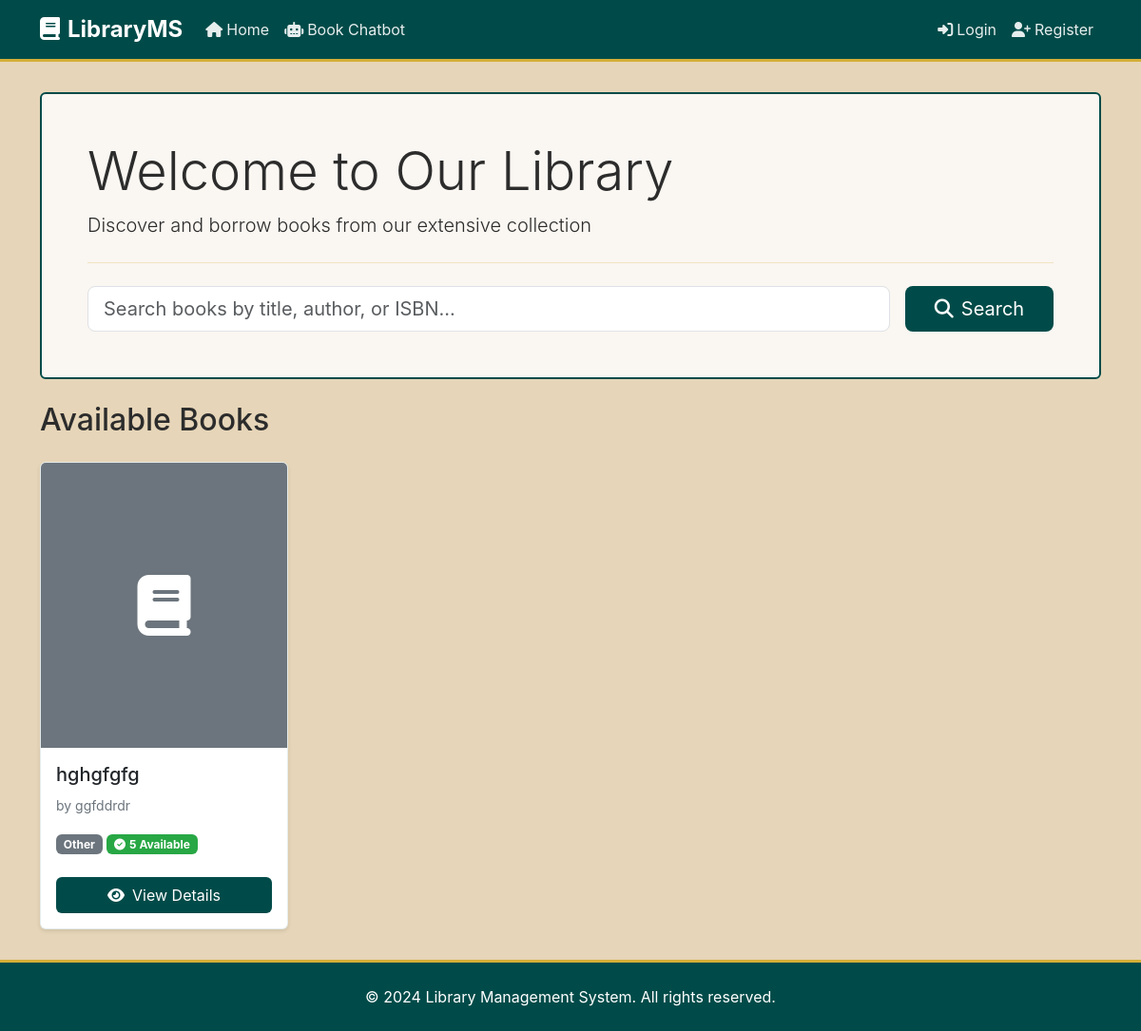
The page /user/ on the database as committed earlier.
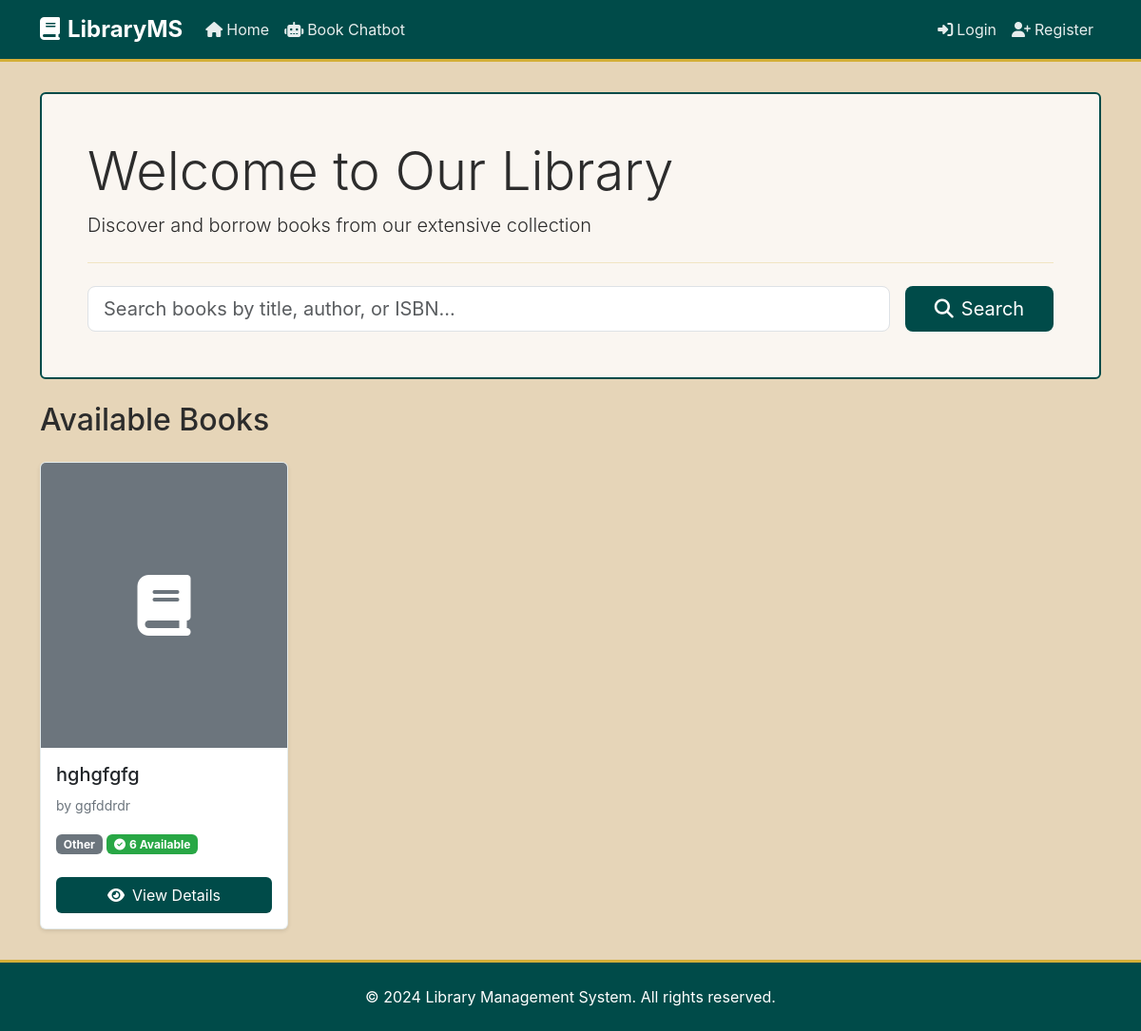
The same page on the database as committed later.
### Admin/models.py (models this page shows, shortened)
class Book(models.Model):
    CATEGORY_CHOICES = (
        ('Fiction', 'Fiction'),
        ('Non-Fiction', 'Non-Fiction'),
        ('Science Fiction', 'Science Fiction'),
        ('Fantasy', 'Fantasy'),
        ('Mystery', 'Mystery'),
        ('Romance', 'Romance'),
        ('History', 'History'),
        ('Biography', 'Biography'),
        ('Science', 'Science'),
        ('Technology', 'Technology'),
        ('Programming', 'Programming'),
        ('Business', 'Business'),
        ('Education', 'Education'),
        ('Philosophy', 'Philosophy'),
        ('Literature', 'Literature'),
        ('Other', 'Other'),
    )
    title = models.CharField(max_length=200)
    author = models.CharField(max_length=100)
    isbn = models.CharField(max_length=13, unique=True)
    published_date = models.DateField()
    available_copies = models.IntegerField(default=0)
    category = models.CharField(max_length=50, choices=CATEGORY_CHOICES, default='Other')
    description = models.TextField(blank=True, null=True, help_text="Brief description of the book")
    image = models.ImageField(upload_to='book_images/', blank=True, null=True)

### User/views.py (the view)
# urls.py: 2. Add a URL to urlpatterns:  path('', views.home, name='home')
def home(request):
    search_query = request.GET.get('search', '')
    books = Book.objects.all()
    if search_query:
        books = books.filter(
            Q(title__icontains=search_query) |
            Q(author__icontains=search_query) |
            Q(isbn__icontains=search_query)
        )
    context = {
        'books': books,
        'search_query': search_query,
    }
    return render(request, 'user/home.html', context)

### User/templates/user/home.html (shortened to what this page needs)
{% extends 'user/base.html' %}
{% load static %}
{% block content %}
<div class="container">
    <div class="jumbotron p-5 rounded mb-4" style="background-color: rgba(255, 255, 255, 0.9); border: 2px solid #004B49;">
        <h1 class="display-4" style="color: #2C2C2C;">Welcome to Our Library</h1>
        <p class="lead" style="color: #2C2C2C;">Discover and borrow books from our extensive collection</p>
        <hr class="my-4" style="border-color: #D4AF37;">
        <form method="GET" action="{% url 'user_home' %}" class="row g-3">
            <div class="col-md-10">
                <input type="text" name="search" class="form-control form-control-lg"
                       placeholder="Search books by title, author, or ISBN..."
                       value="{{ search_query }}">
            </div>
            <div class="col-md-2">
                <button type="submit" class="btn btn-lg w-100" style="background-color: #004B49; color: white;">
                    <i class="fa-solid fa-search me-2"></i>Search
                </button>
            </div>
        </form>
    </div>
    <h2 class="mb-4">
        {% if search_query %}
            Search Results for "{{ search_query }}"
        {% else %}
            Available Books
        {% endif %}
    </h2>
    {% if books %}
    <div class="row g-4">
        {% for book in books %}
        <div class="col-md-4 col-lg-3">
            <div class="card book-card h-100">
                {% if book.image %}
                    <img src="{{ book.image.url }}" class="card-img-top book-image" alt="{{ book.title }}">
                {% else %}
                    <div class="card-img-top book-image bg-secondary d-flex align-items-center justify-content-center">
                        <i class="fa-solid fa-book fa-4x text-white"></i>
                    </div>
                {% endif %}
                <div class="card-body d-flex flex-column">
                    <h5 class="card-title">{{ book.title }}</h5>
                    <p class="card-text text-muted">
                        <small>by {{ book.author }}</small>
                    </p>
                    <p class="card-text">
                        <span class="badge bg-secondary mb-2">{{ book.category }}</span>
                        {% if book.available_copies > 0 %}
                            <span class="badge badge-available">
                                <i class="fa-solid fa-check-circle me-1"></i>{{ book.available_copies }} Available
                            </span>
                        {% else %}
                            <span class="badge badge-unavailable">
                                <i class="fa-solid fa-times-circle me-1"></i>Not Available
                            </span>
                        {% endif %}
                    </p>
                    <div class="mt-auto">
                        <a href="{% url 'book_detail' book.id %}" class="btn w-100" style="background-color: #004B49; color: white;">
                            <i class="fa-solid fa-eye me-2"></i>View Details
                        </a>
                    </div>
                </div>
            </div>
        </div>
        {% endfor %}
    </div>
    {% else %}
    <div class="alert alert-info text-center py-5">
        <i class="fa-solid fa-book-open fa-3x mb-3"></i>
        <h4>No books found</h4>
        <p>{% if search_query %}Try a different search term.{% else %}No books available at the moment.{% endif %}</p>
    </div>
    {% endif %}
</div>
{% endblock %}

Rows that differ between the two databases and show on the page:
changed Book "hghgfgfg": available_copies "5" → "6"
